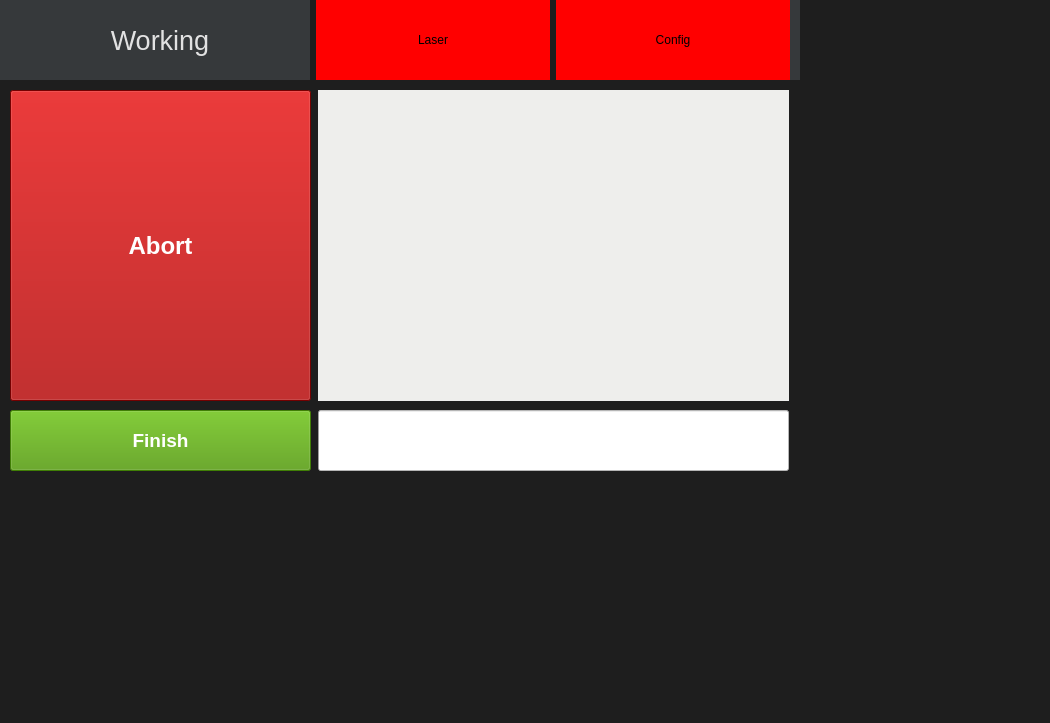
<?xml version="1.0" encoding="UTF-8"?>
<ui version="4.0">
 <class>Form</class>
 <widget class="QWidget" name="Form">
  <property name="geometry">
   <rect>
    <x>0</x>
    <y>0</y>
    <width>1050</width>
    <height>723</height>
   </rect>
  </property>
  <property name="windowTitle">
   <string>Form</string>
  </property>
  <property name="styleSheet">
   <string notr="true">background-color: rgb(30, 30, 30);</string>
  </property>
  <widget class="QProgressBar" name="progressBar">
   <property name="geometry">
    <rect>
     <x>318</x>
     <y>410</y>
     <width>471</width>
     <height>61</height>
    </rect>
   </property>
   <property name="styleSheet">
    <string notr="true">background-color: rgb(255, 255, 255);
color: rgb(255, 255, 255);</string>
   </property>
   <property name="value">
    <number>0</number>
   </property>
  </widget>
  <widget class="QWidget" name="horizontalLayoutWidget_2">
   <property name="geometry">
    <rect>
     <x>10</x>
     <y>0</y>
     <width>780</width>
     <height>80</height>
    </rect>
   </property>
   <layout class="QHBoxLayout" name="horizontalLayout_3">
    <item>
     <widget class="QLabel" name="pageTitle">
      <property name="minimumSize">
       <size>
        <width>300</width>
        <height>0</height>
       </size>
      </property>
      <property name="font">
       <font>
        <pointsize>20</pointsize>
        <weight>50</weight>
        <bold>false</bold>
       </font>
      </property>
      <property name="styleSheet">
       <string notr="true">background-color: rgb(54, 57, 59);
color: rgb(226, 226, 226);</string>
      </property>
      <property name="text">
       <string>Working</string>
      </property>
      <property name="alignment">
       <set>Qt::AlignCenter</set>
      </property>
     </widget>
    </item>
    <item>
     <widget class="QLabel" name="laserLight">
      <property name="minimumSize">
       <size>
        <width>0</width>
        <height>0</height>
       </size>
      </property>
      <property name="maximumSize">
       <size>
        <width>999</width>
        <height>9999</height>
       </size>
      </property>
      <property name="styleSheet">
       <string notr="true">background-color: red;
color: rgb(0, 0, 0);</string>
      </property>
      <property name="text">
       <string>Laser</string>
      </property>
      <property name="alignment">
       <set>Qt::AlignCenter</set>
      </property>
     </widget>
    </item>
    <item>
     <widget class="QLabel" name="configLight">
      <property name="minimumSize">
       <size>
        <width>0</width>
        <height>0</height>
       </size>
      </property>
      <property name="maximumSize">
       <size>
        <width>9999</width>
        <height>9999</height>
       </size>
      </property>
      <property name="styleSheet">
       <string notr="true">background-color: red;
color: rgb(0, 0, 0);</string>
      </property>
      <property name="text">
       <string>Config</string>
      </property>
      <property name="alignment">
       <set>Qt::AlignCenter</set>
      </property>
     </widget>
    </item>
   </layout>
   <zorder>configLight</zorder>
   <zorder>laserLight</zorder>
   <zorder>pageTitle</zorder>
  </widget>
  <widget class="QLabel" name="helpTitle_2">
   <property name="geometry">
    <rect>
     <x>0</x>
     <y>0</y>
     <width>800</width>
     <height>80</height>
    </rect>
   </property>
   <property name="font">
    <font>
     <pointsize>20</pointsize>
     <weight>50</weight>
     <bold>false</bold>
    </font>
   </property>
   <property name="styleSheet">
    <string notr="true">background-color: rgb(54, 57, 59);
color: rgb(226, 226, 226);</string>
   </property>
   <property name="text">
    <string/>
   </property>
   <property name="alignment">
    <set>Qt::AlignCenter</set>
   </property>
  </widget>
  <widget class="QLabel" name="label">
   <property name="geometry">
    <rect>
     <x>318</x>
     <y>90</y>
     <width>471</width>
     <height>311</height>
    </rect>
   </property>
   <property name="styleSheet">
    <string notr="true">background-color: rgb(238, 238, 236);</string>
   </property>
   <property name="text">
    <string/>
   </property>
   <property name="scaledContents">
    <bool>true</bool>
   </property>
   <property name="alignment">
    <set>Qt::AlignCenter</set>
   </property>
  </widget>
  <widget class="QPushButton" name="cancelBtn">
   <property name="geometry">
    <rect>
     <x>10</x>
     <y>90</y>
     <width>301</width>
     <height>311</height>
    </rect>
   </property>
   <property name="minimumSize">
    <size>
     <width>0</width>
     <height>0</height>
    </size>
   </property>
   <property name="maximumSize">
    <size>
     <width>999</width>
     <height>999</height>
    </size>
   </property>
   <property name="font">
    <font>
     <pointsize>18</pointsize>
     <weight>75</weight>
     <bold>true</bold>
    </font>
   </property>
   <property name="styleSheet">
    <string notr="true">background-color: rgb(164, 0, 0);
color: rgb(255, 255, 255);</string>
   </property>
   <property name="text">
    <string>Abort</string>
   </property>
   <property name="iconSize">
    <size>
     <width>32</width>
     <height>32</height>
    </size>
   </property>
   <property name="checkable">
    <bool>false</bool>
   </property>
  </widget>
  <widget class="QPushButton" name="finishedBtn">
   <property name="enabled">
    <bool>false</bool>
   </property>
   <property name="geometry">
    <rect>
     <x>10</x>
     <y>410</y>
     <width>301</width>
     <height>61</height>
    </rect>
   </property>
   <property name="minimumSize">
    <size>
     <width>0</width>
     <height>0</height>
    </size>
   </property>
   <property name="maximumSize">
    <size>
     <width>999</width>
     <height>999</height>
    </size>
   </property>
   <property name="font">
    <font>
     <pointsize>14</pointsize>
     <weight>75</weight>
     <bold>true</bold>
    </font>
   </property>
   <property name="styleSheet">
    <string notr="true">background-color: rgb(78, 154, 6);
alternate-background-color: rgb(200, 200, 200);
color: rgb(255, 255, 255);
</string>
   </property>
   <property name="text">
    <string>Finish</string>
   </property>
   <property name="iconSize">
    <size>
     <width>32</width>
     <height>32</height>
    </size>
   </property>
   <property name="checkable">
    <bool>false</bool>
   </property>
   <property name="autoDefault">
    <bool>false</bool>
   </property>
   <property name="default">
    <bool>false</bool>
   </property>
   <property name="flat">
    <bool>false</bool>
   </property>
  </widget>
  <zorder>helpTitle_2</zorder>
  <zorder>progressBar</zorder>
  <zorder>horizontalLayoutWidget_2</zorder>
  <zorder>label</zorder>
  <zorder>cancelBtn</zorder>
  <zorder>finishedBtn</zorder>
 </widget>
 <resources/>
 <connections/>
</ui>
